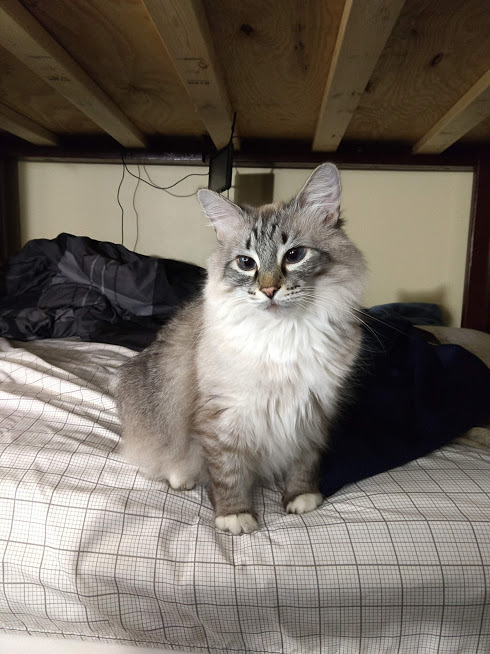
%> input picture DC_MA360_FinalProject/smush.jpg, 490 x 654 px
$ octave svdpeppers.m   (GNU Octave 9; MATLAB toolbox functions it lacks are replaced by stand-ins)
%> lines starting %> are read from the running program, lines starting %| are printed output that depends on the picture
%%

X=imread('smush.jpg');
%> X is the input picture: size 654x490x3 uint8; mean R, G, B 115.9, 107.7, 98.5
figure
imshow(X(:,:,1))
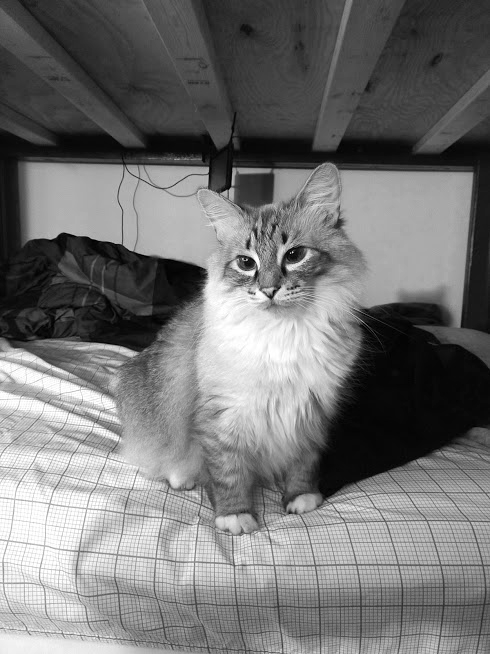
%> displayed picture: size 654x490, on the screen's scale of 0 to 255; min 0, max 255, mean 115.9
Y=X(:,:,1);
M=im2double(Y);
[U,S,V]=svd(M);


r=1;

Xlr=U(:,1:r)*S(1:r,1:r)*V(:,1:r)';
XX1=uint8(Xlr*255);
%XX1 = im2uint8(Xlr)
figure
imshow(XX1)
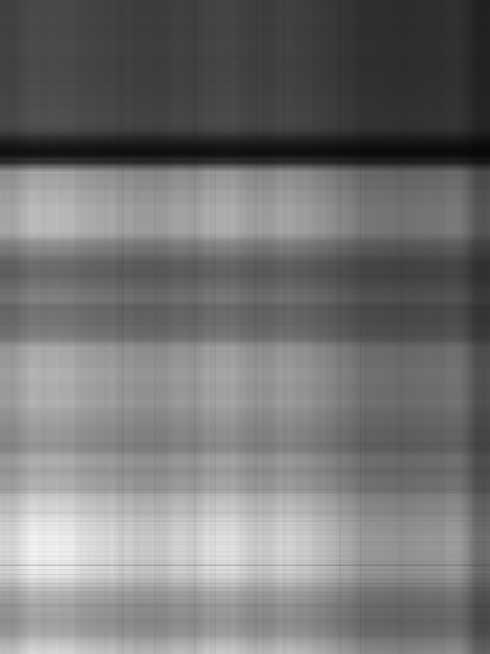
%> displayed picture: size 654x490, on the screen's scale of 0 to 255; min 8, max 244, mean 115.6


r=5;

Xlr=U(:,1:r)*S(1:r,1:r)*V(:,1:r)';
XX=uint8(Xlr*255);
%XX = im2uint8(Xlr)
figure
imshow(XX)
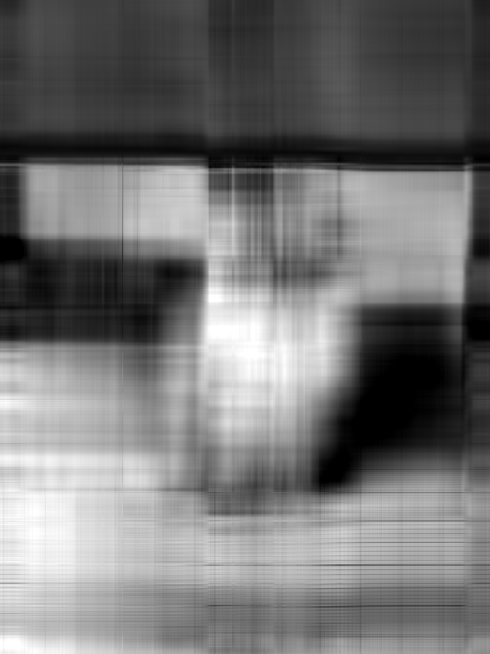
%> displayed picture: size 654x490, on the screen's scale of 0 to 255; min 0, max 255, mean 116

r=25;

Xlr=U(:,1:r)*S(1:r,1:r)*V(:,1:r)';
XX=uint8(Xlr*255);
%XX = im2uint8(Xlr)
figure
imshow(XX)
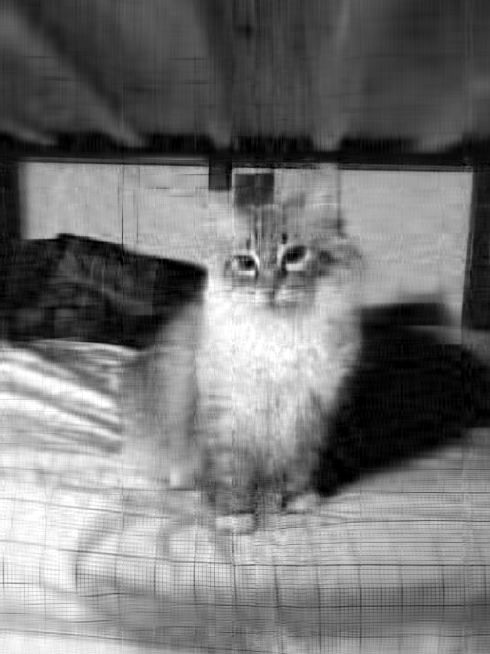
%> displayed picture: size 654x490, on the screen's scale of 0 to 255; min 0, max 255, mean 115.9; mean of the top-left, top-right, bottom-left and bottom-right quarters 81.2, 93.3, 175.5, 113.5

r=50;

Xlr=U(:,1:r)*S(1:r,1:r)*V(:,1:r)';
XX=uint8(Xlr*255);
%XX = im2uint8(Xlr)
figure
imshow(XX)

r=100;

Xlr=U(:,1:r)*S(1:r,1:r)*V(:,1:r)';
XX=uint8(Xlr*255);
%XX = im2uint8(Xlr)
figure
imshow(XX)

figure
plot(diag(S))
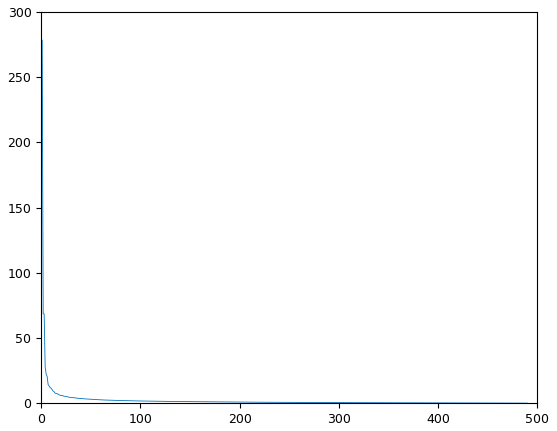
%> figure redrawn from the program's plot data; curve peaks at x = 1, y = 278.4

$ run again, with DC_MA360_FinalProject/peppers.png saved as DC_MA360_FinalProject/smush.jpg
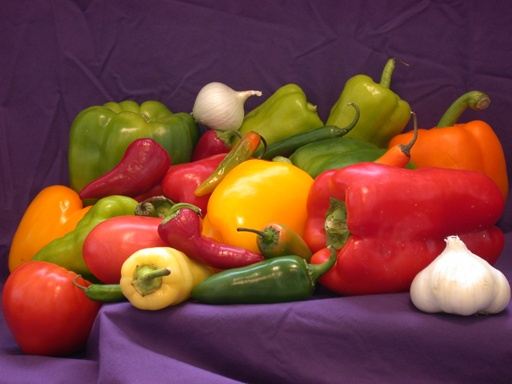
%> input picture DC_MA360_FinalProject/peppers.png, 512 x 384 px
%> X is the input picture: size 384x512x3 uint8; mean R, G, B 120.7, 66.4, 57.7
%> `imshow(XX)`:
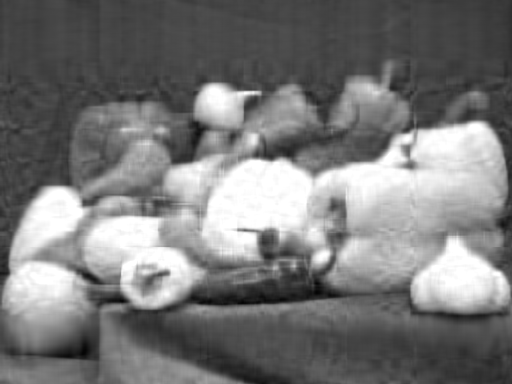
%> displayed picture: size 384x512, on the screen's scale of 0 to 255; min 4, max 255, mean 120.6
%> `plot(diag(S))`:
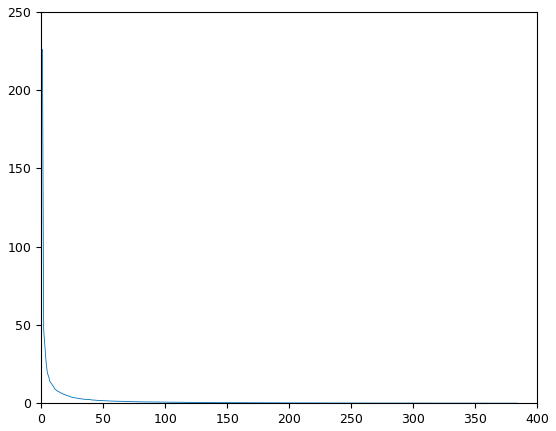
%> figure redrawn from the program's plot data; curve peaks at x = 1, y = 226
